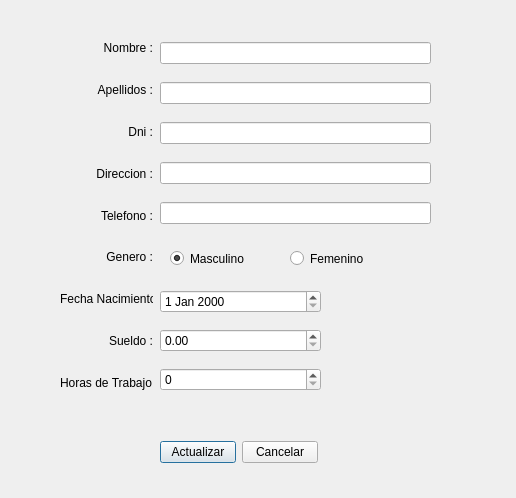
<?xml version="1.0" encoding="UTF-8"?>
<ui version="4.0">
 <class>fmrActualizarEnfermera</class>
 <widget class="QDialog" name="fmrActualizarEnfermera">
  <property name="geometry">
   <rect>
    <x>0</x>
    <y>0</y>
    <width>516</width>
    <height>498</height>
   </rect>
  </property>
  <property name="windowTitle">
   <string>Dialog</string>
  </property>
  <widget class="QWidget" name="layoutWidget">
   <property name="geometry">
    <rect>
     <x>160</x>
     <y>440</y>
     <width>158</width>
     <height>25</height>
    </rect>
   </property>
   <layout class="QHBoxLayout" name="horizontalLayout">
    <item>
     <widget class="QPushButton" name="cmdActualizar">
      <property name="text">
       <string>Actualizar</string>
      </property>
     </widget>
    </item>
    <item>
     <widget class="QPushButton" name="cmdCancelar">
      <property name="text">
       <string>Cancelar</string>
      </property>
     </widget>
    </item>
   </layout>
  </widget>
  <widget class="QWidget" name="layoutWidget_2">
   <property name="geometry">
    <rect>
     <x>160</x>
     <y>280</y>
     <width>161</width>
     <height>121</height>
    </rect>
   </property>
   <layout class="QVBoxLayout" name="verticalLayout_3">
    <item>
     <widget class="QDateEdit" name="deFechaNacimiento"/>
    </item>
    <item>
     <widget class="QDoubleSpinBox" name="dsbSueldo">
      <property name="maximum">
       <double>15000.989999999999782</double>
      </property>
     </widget>
    </item>
    <item>
     <widget class="QSpinBox" name="sbHorasTrabajo">
      <property name="maximum">
       <number>180</number>
      </property>
     </widget>
    </item>
   </layout>
  </widget>
  <widget class="QRadioButton" name="rbMasculino">
   <property name="geometry">
    <rect>
     <x>170</x>
     <y>250</y>
     <width>82</width>
     <height>17</height>
    </rect>
   </property>
   <property name="text">
    <string>Masculino</string>
   </property>
   <property name="checked">
    <bool>true</bool>
   </property>
  </widget>
  <widget class="QRadioButton" name="rbFemenino">
   <property name="geometry">
    <rect>
     <x>290</x>
     <y>250</y>
     <width>82</width>
     <height>17</height>
    </rect>
   </property>
   <property name="text">
    <string>Femenino</string>
   </property>
  </widget>
  <widget class="QWidget" name="layoutWidget_3">
   <property name="geometry">
    <rect>
     <x>60</x>
     <y>30</y>
     <width>93</width>
     <height>371</height>
    </rect>
   </property>
   <layout class="QVBoxLayout" name="verticalLayout">
    <item>
     <widget class="QLabel" name="label">
      <property name="text">
       <string>Nombre :</string>
      </property>
      <property name="alignment">
       <set>Qt::AlignRight|Qt::AlignTrailing|Qt::AlignVCenter</set>
      </property>
     </widget>
    </item>
    <item>
     <widget class="QLabel" name="label_2">
      <property name="text">
       <string>Apellidos :</string>
      </property>
      <property name="alignment">
       <set>Qt::AlignRight|Qt::AlignTrailing|Qt::AlignVCenter</set>
      </property>
     </widget>
    </item>
    <item>
     <widget class="QLabel" name="label_3">
      <property name="text">
       <string>Dni :</string>
      </property>
      <property name="alignment">
       <set>Qt::AlignRight|Qt::AlignTrailing|Qt::AlignVCenter</set>
      </property>
     </widget>
    </item>
    <item>
     <widget class="QLabel" name="label_5">
      <property name="text">
       <string>Direccion :</string>
      </property>
      <property name="alignment">
       <set>Qt::AlignRight|Qt::AlignTrailing|Qt::AlignVCenter</set>
      </property>
     </widget>
    </item>
    <item>
     <widget class="QLabel" name="label_4">
      <property name="text">
       <string>Telefono :</string>
      </property>
      <property name="alignment">
       <set>Qt::AlignRight|Qt::AlignTrailing|Qt::AlignVCenter</set>
      </property>
     </widget>
    </item>
    <item>
     <widget class="QLabel" name="label_6">
      <property name="text">
       <string>Genero :</string>
      </property>
      <property name="alignment">
       <set>Qt::AlignRight|Qt::AlignTrailing|Qt::AlignVCenter</set>
      </property>
     </widget>
    </item>
    <item>
     <widget class="QLabel" name="label_7">
      <property name="text">
       <string>Fecha Nacimiento :</string>
      </property>
     </widget>
    </item>
    <item>
     <widget class="QLabel" name="label_8">
      <property name="text">
       <string>Sueldo :</string>
      </property>
      <property name="alignment">
       <set>Qt::AlignRight|Qt::AlignTrailing|Qt::AlignVCenter</set>
      </property>
     </widget>
    </item>
    <item>
     <widget class="QLabel" name="label_9">
      <property name="text">
       <string>Horas de Trabajo :</string>
      </property>
     </widget>
    </item>
   </layout>
  </widget>
  <widget class="QWidget" name="layoutWidget_4">
   <property name="geometry">
    <rect>
     <x>160</x>
     <y>30</y>
     <width>271</width>
     <height>211</height>
    </rect>
   </property>
   <layout class="QVBoxLayout" name="verticalLayout_2">
    <item>
     <widget class="QLineEdit" name="txtNombre"/>
    </item>
    <item>
     <widget class="QLineEdit" name="txtApellidos"/>
    </item>
    <item>
     <widget class="QLineEdit" name="txtDni"/>
    </item>
    <item>
     <widget class="QLineEdit" name="txtDireccion"/>
    </item>
    <item>
     <widget class="QLineEdit" name="txtTelefono"/>
    </item>
   </layout>
  </widget>
 </widget>
 <resources/>
 <connections/>
</ui>
